Frame 1 (no input): blank canvas, image omitted
Frame 60 (the mouse pressed at the canvas centre just before this capture): blank canvas, image omitted
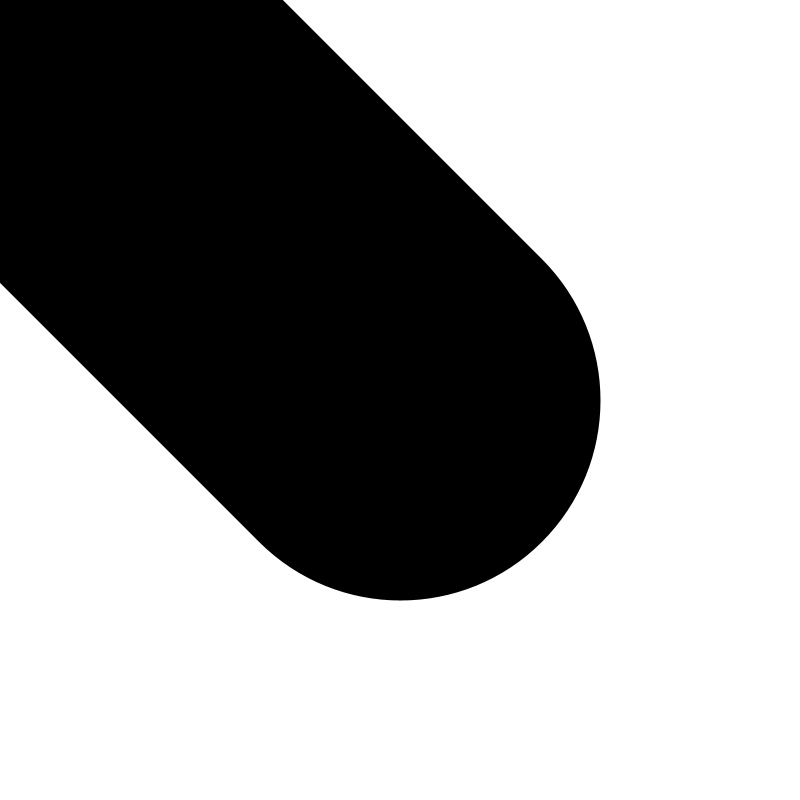
Frame 120 (the mouse held since frame 60 and released just before this capture)

The Processing sketch whose frames 1 and 60 were blank and that drew this single picture after the mouse press (run headless with seeded random() and noise(); from frame 60 on, the mouse is pressed at the canvas centre):

// Processing sketch: pmouseAcel
// ── pmouseAcel.pde
void setup() {
  size(800,800);
  background(255);
  smooth();
}

void draw() {
  stroke(0);
  //aceleracion del raton
  strokeWeight(abs(abs( mouseX - pmouseX )));
  line(pmouseX ,pmouseY ,mouseX ,mouseY );
}
